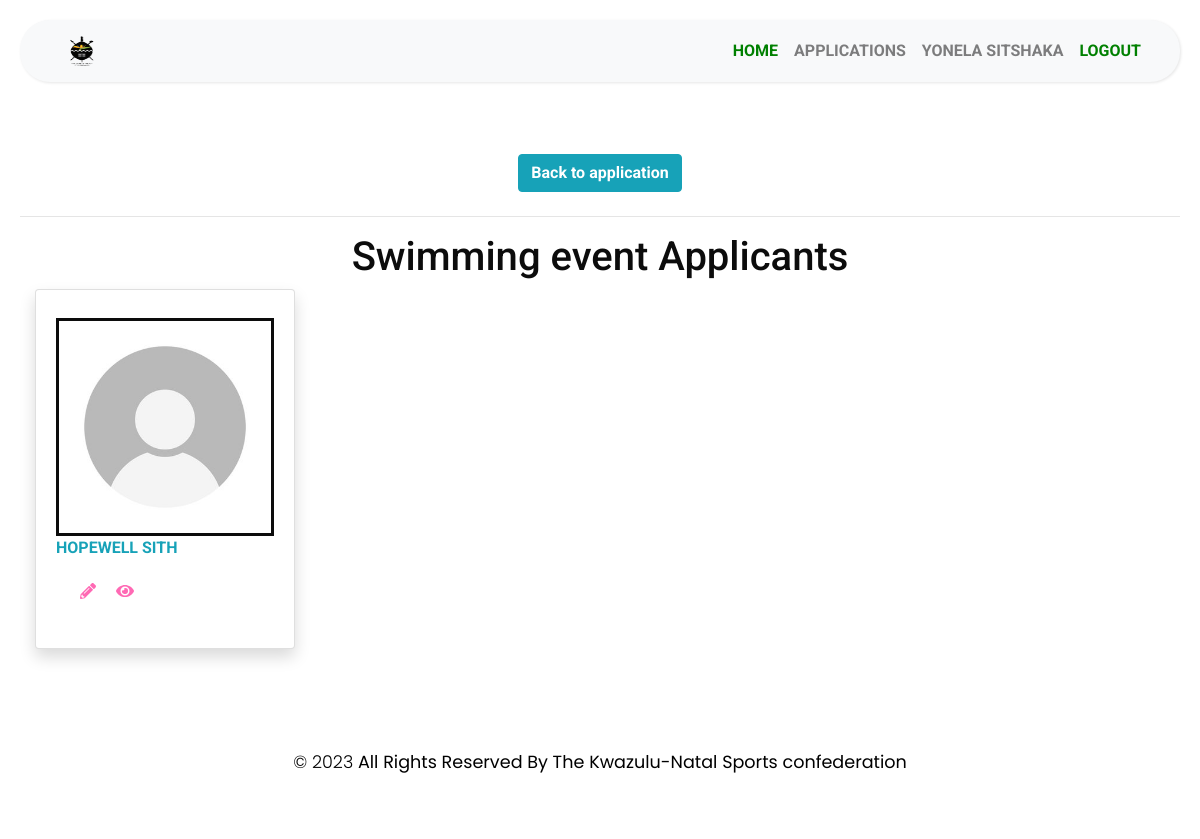
/Applcants/2 (signed in), run on the app's committed database.
### MyApp/models.py (models this page shows)
class Application(models.Model):
    ApplicationId = models.AutoField(primary_key=True)
    user = models.ForeignKey(User,blank=True,null=True,on_delete=models.CASCADE)
    FederationPersonel = models.ForeignKey(FederationPersonel,blank=True,null=True,on_delete=models.CASCADE)
    EventName = models.CharField(max_length=255)
    StartDate = models.DateTimeField(max_length=255)
    EndDate = models.DateTimeField(max_length=255)
    HostCity = models.CharField(max_length=255)
    HostProvince =models.CharField(max_length=255)
    ReportSubmitAgreement = models.BooleanField(default=False)
    NumberOfTeam = models.IntegerField()
    MethodOfSelection = models.CharField(max_length=255)
    SelectionApprovedDate = models.DateField(max_length=255)
    TravelDateTime = models.DateTimeField(max_length=255)
    ModeOfTravel = models.CharField(max_length=255)
    CodeOfConductAcceped = models.BooleanField(default=False)
    RegulationsInterestDeclaration  = models.CharField(max_length=300, default='NotProvided')
    RegulationsInterestDeclaration  = models.CharField(max_length=300, default='NotProvided')
    SelectionCriteriaProtocols = models.CharField(max_length=300, default='NotProvided')
    GeneralRegulationSelectionProcedure  =models.CharField(max_length=300, default='NotProvided')
    DocumentationOfSelectionSubmitted = models.CharField(max_length=300, default='NotProvided')
    TeamOfficialDuties = models.CharField(max_length=300, default='NotProvided')
    AcceptanceOfTeamAppointment = models.CharField(max_length=300, default='NotProvided')
    HighPerformancePlan = models.CharField(max_length=300, default='NotProvided')
    EventInvitation  = models.CharField(max_length=300, default='NotProvided')
    ApplicationDate  = models.DateTimeField(default=datetime.now())
    Step = models.CharField(max_length=255, default='start')
    ApplicationStatus = models.CharField(max_length=255, default='Oncreate')
    isHistory = models.BooleanField(default=False)
    DateCreated = models.DateTimeField(default=datetime.now())
    DeclineReason = models.TextField(blank=True, null=True)
    CancelReason = models.TextField(blank=True, null=True)
    ApparelLetters = models.CharField(max_length=300, blank=True, null=True)

class Represantative(models.Model):
    RepresantativeId = models.AutoField(primary_key=True)
    application = models.ForeignKey(Application,blank=True,null=True,on_delete=models.CASCADE)
    FirstName = models.CharField(max_length=255)
    Surname =models.CharField(max_length=255)
    Gender = models.CharField(max_length=255)
    Event = models.CharField(max_length=255)
    PhoneNumber = models.CharField(max_length=255)
    Email = models.CharField(max_length=255)
    City = models.CharField(max_length=255)
    Province = models.CharField(max_length=255)
    Date = models.DateTimeField(auto_now=False, auto_now_add=True)
    RepresanativeLeve = models.CharField(max_length=255)
    Duration = models.CharField(max_length=255)
    IDCopySubmited = models.BooleanField(default=False,blank=False,null=False)
    AcceptanceofTeamAppointment = models.BooleanField(default=False,blank=False,null=False)
    RepresatativeType = models.CharField(max_length=255, default='Junior')

### MyApp/views.py (the view)
# urls.py: path('Applcants/<int:applicationId>', views.Applcants, name="Applcants"),
def Applcants(request,applicationId):
    application = get_object_or_404(Application,pk = applicationId)
    Applicants = Represantative.objects.filter(application = application)
    if request.method == 'GET':
        return render(request,'MyApp/Applcants.html', {"application":application,"Applicants": Applicants})

### MyApp/templates/MyApp/Applcants.html (shortened to what this page needs)
{% extends "MyApp/base.html" %}
{% block content %}
    {% load static %}
    <div class="row"  style="display:flex;justify-content:center">
        <div style="padding:0.5rem;">
                <a href="{% url 'Application_review' applicationId=application.ApplicationId  %}" title="" class="btn btn-info">
                    <b>
                        Back to application
                    </b>
                </a>
        </div>
    </div>
    <hr/>
    <h1 class="text-center">
        {{application.EventName}} Applicants
    </h1>
  <div class="container">
    {% if Applicants %}
        <div class="row">
            {% for represantative in Applicants %}
                <div class="col-xl-3 col-md-6 mb-4">
                    <div class="card border-left-primary shadow h-100 py-2">
                        <div class="card-body">
                            <div class="row no-gutters align-items-center" style="display:flex;justify-content:center">
                                <img style="width:inherit; width:100%;border:solid;max-height:320px" src="{% static 'manageProfile/images/DefaultProfile.jpg'%}"/>
                            </div>
                            <div class="row no-gutters align-items-center">
                                <div class="col mr-2" style="display:flex; justify-content: space-between;">
                                    <div class="text-xs font-weight-bold text-info text-uppercase mb-1" >
                                        {{ represantative.FirstName}} {{represantative.Surname}}
                                    </div>
                                </div>
                            </div>
                            <div class="row no-gutters align-items-center" style="padding:1rem">
                                <div class="col-auto"  styl="display:flex; justify-content:space-between;align-content:center;color: #FF69B4;justify-content:center" >
                                    {% if user.is_superuser != True %}
                                        <a style="color: #FF69B4;padding:0.5rem" href="{% url 'update_Representative' represantativeId=represantative.RepresantativeId %}" style="padding:5px"><i class="fas  fa-pencil-alt edit-icon"></i></a>
                                    {% endif %}
                                        <a href="{% url 'represantativeDetails' represantativeId=represantative.RepresantativeId %}" style="color: #FF69B4;padding:0.5rem"><i class="fas fa-eye view-icon"></i></a>
                                </div>
                            </div>
                        </div>
                    </div>
                </div>
            {% endfor%}
        </div>
    {%endif%}
  </div>
{% endblock %}

### MyApp/templates/MyApp/base.html (shortened to what this page needs)
<!DOCTYPE html>
<html>
<head>
    {%load static %}
    <link rel="stylesheet" href="{% static 'manageProfile/Profile.css' %}">
    <link rel="stylesheet" href="https://stackpath.bootstrapcdn.com/bootstrap/4.1.0/css/bootstrap.min.css">
    <link rel="stylesheet" href="{% static 'manageProfile/css/style5.css' %}">
    <link rel="stylesheet" href="{% static 'manageProfile/css/style.css' %}">
    <link rel="stylesheet" href="{% static 'manageProfile/css1/style.css' %}">
<link rel="stylesheet" type="text/css" href="{% static 'manageProfile/css1/bootstrap.css' %}" />
  <link rel="stylesheet" href="{% static 'manageProfile/css1/nice-select.min.css' %}">
  <link rel="stylesheet" type="text/css" href="https://cdnjs.cloudflare.com/ajax/libs/OwlCarousel2/2.3.4/assets/owl.carousel.min.css" />
  <link href="{% static 'manageProfile/css1/font-awesome.min.css' %}" rel="stylesheet" />
  <link href="{% static 'manageProfile/css1/style.css' %}" rel="stylesheet" />
  <link href="{% static 'manageProfile/css1/responsive.css' %}" rel="stylesheet" />
</head>
<body>
    <div class="wrapper" >
        <div id="content">
            <nav class="navbar navbar-expand-lg navbar-light bg-light" style="border-radius:30px">
                <div class="container-fluid" style="color: black;">
                    <a class="nav-link" href="{% url 'home' %}" style="color: green;"> <img style="width:inherit;width:30px;border-radius:12px;height:30px " src="{% static 'manageProfile/images/kzn-sports-confederation-logo.png' %}" class="thumbnail"/></a>
                    <div class="collapse navbar-collapse" id="navbarSupportedContent">
                      <ul class="nav navbar-nav ml-auto"style="color: azure;">
                            {% if user.is_authenticated %}
                                <li class="nav-item text-uppercase font-weight-bold">
                                    <a style="color: green;" class="nav-link"  href="{% url 'home' %}">Home</a>
                                </li>
                                {% if user.is_superuser %}
                                    {% comment %} <li class="nav-item">
                                        <a style="color: black;" class="nav-link" href="#"> Supper User State</a>
                                    </li> {% endcomment %}
                                    <li class="nav-item text-uppercase font-weight-bold">
                                        <a href="{% url 'Applications' %}" style="color: green;" class="nav-link" href="">Applications</a>
                                    </li>
                                {% else %}
                                    <li class="nav-item text-uppercase font-weight-bold">
                                        <a class="nav-link" href="{%   url 'my_applications' %}" >Applications</a>
                                    </li>
                                {% endif %}
                                <li class="nav-item text-uppercase font-weight-bold">
                                    <a class="nav-link" href="{% url 'account' %}">{{user.first_name}} {{user.last_name}}</a>
                                </li>
                                <li class="nav-item text-uppercase font-weight-bold">
                                    <a style="color: green;" class="nav-link" href="{% url 'logoutuser' %}">logout</a>
                                </li>
                            {% endif %}
                        </ul>
                    </div>
                </div>
            </nav>
            <br>
            {% block content %}
            {% endblock %}
            <br>
            <footer class="footer_section" style="height:auto;margin-bottom:0px;width: 100%; margin-top: 10px;border-radius:30px">
                <div class="container" style="margin-bottom:0px;padding:1rem">
                    <center>
                        <b class="text-center">
                            <p style="color:black;">
                                &copy; <span id="displayYear"></span><b> All Rights Reserved By The</b>
                                <a href="#"><b>Kwazulu-Natal Sports confederation</b></a>
                            </p>
                        </b>
                    </center>
                </div>
            </footer>
        </div>
    </div>
</body>
</html>

### MyApp/static/manageProfile/css/style5.css (style rules this page uses)
body { font-family: 'Poppins', sans-serif; background: #fafafa; }
p { font-family: 'Poppins', sans-serif; font-size: 1.1em; font-weight: 300; line-height: 1.7em; color: #999; }
a, a:hover, a:focus { color: inherit; text-decoration: none; transition: all 0.3s; }
.navbar { padding: 15px 10px; background: #fff; border: none; border-radius: 0; margin-bottom: 40px; box-shadow: 1px 1px 3px rgba(0, 0, 0, 0.1); }
.wrapper { display: flex; width: 100%; align-items: stretch; perspective: 1500px; }
#content { width: 100%; padding: 20px; min-height: 100vh; transition: all 0.3s; }

### MyApp/static/manageProfile/css1/style.css (style rules this page uses)
body { font-family: "Roboto", sans-serif; color: #0c0c0c; background-color: #ffffff; overflow-x: hidden; }
a, a:hover, a:focus { text-decoration: none; }
.btn, .btn:focus { outline: none !important; -webkit-box-shadow: none; box-shadow: none; }
.footer_section { position: relative; background-color: #ffffff; text-align: center; }
.footer_section p { color: #155263; padding: 25px 0; margin: 0; }
.footer_section p a { color: inherit; }

### MyApp/static/manageProfile/css1/responsive.css (style rules this page uses)
@media (min-width: 1200px) { .container { max-width: 1170px; } }

### data on the page
Application: EventName "Swimming event"
Represantative: FirstName "HOPEWELL", Surname "SITH"

### other printed values
{{ user.first_name }} "YONELA"
{{ user.last_name }} "SITSHAKA"
